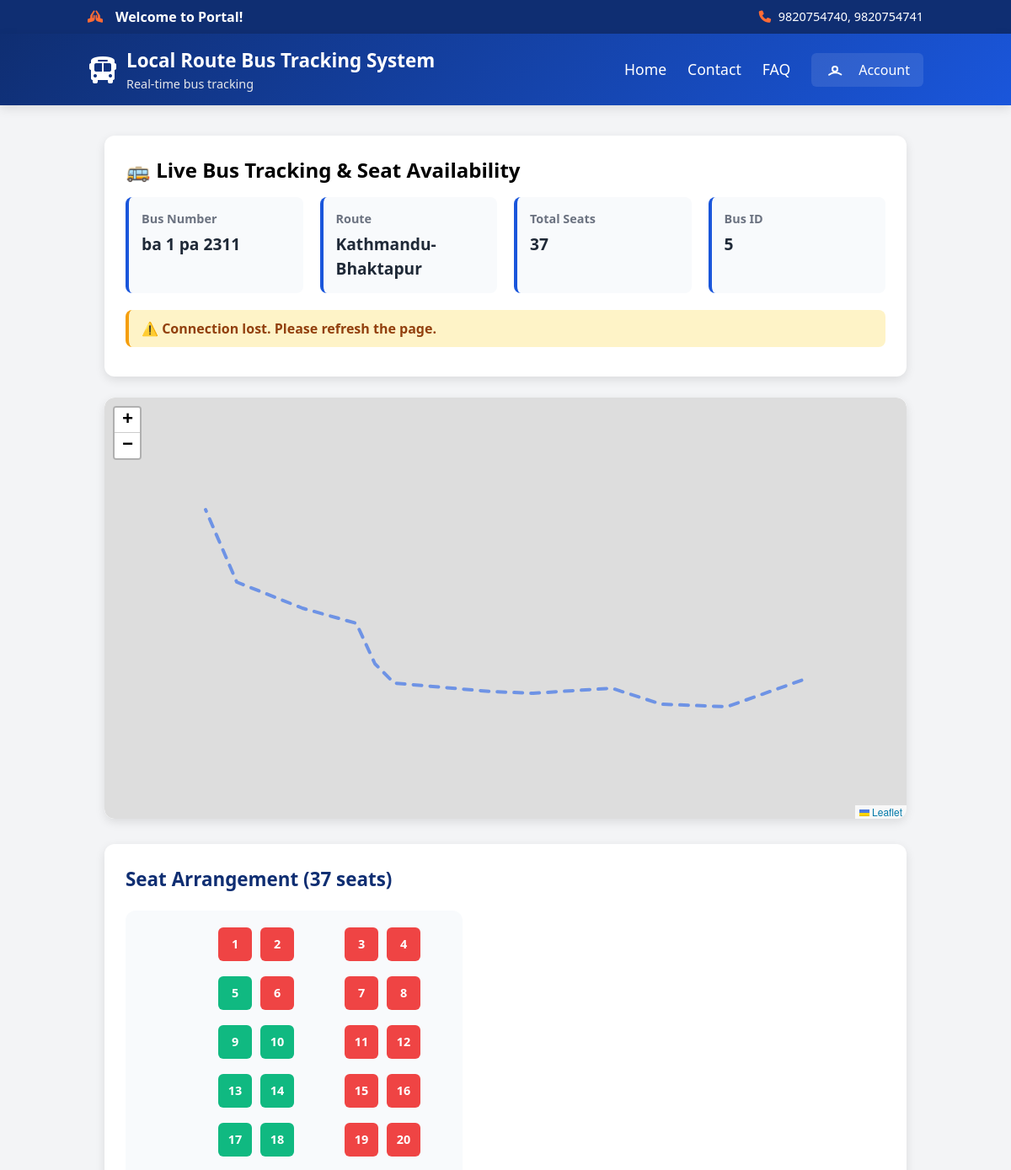
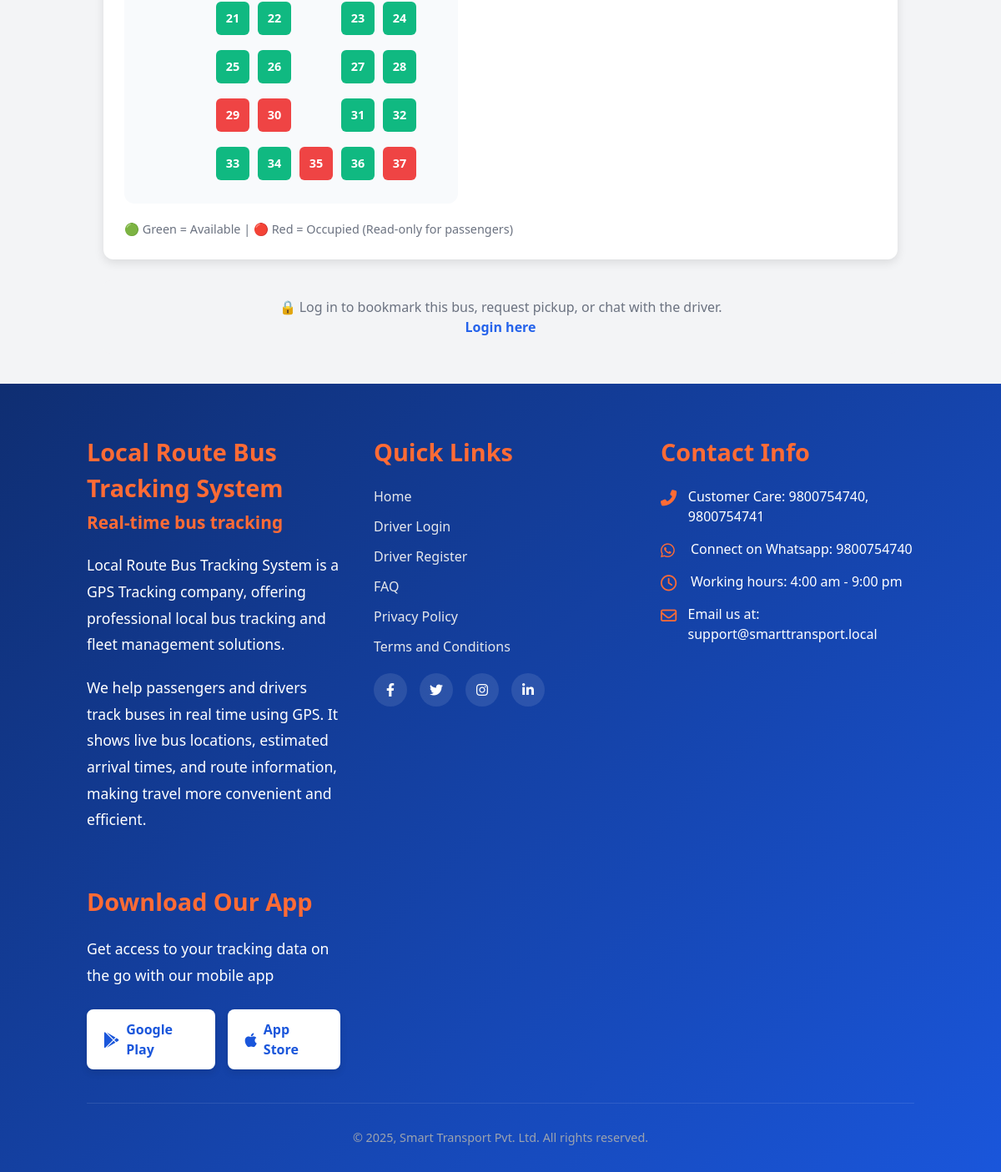
Page /track/5/ on the committed database (2 pictures, top to bottom).
### core/models.py (models this page shows, shortened)
class Bus(models.Model):
    number_plate = models.CharField(max_length=50)
    total_seats = models.PositiveIntegerField(default=25)
    driver = models.ForeignKey(Driver, on_delete=models.CASCADE, related_name='buses')
    route = models.ForeignKey('BusRoute', on_delete=models.PROTECT, related_name='buses')
    current_lat = models.FloatField(null=True, blank=True)
    current_lng = models.FloatField(null=True, blank=True)
    eta_seconds = models.IntegerField(null=True, blank=True)
    eta_smoothed_seconds = models.FloatField(null=True, blank=True)
    eta_passed_counter = models.IntegerField(default=0)
    eta_updated_at = models.DateTimeField(null=True, blank=True)
    nearest_stop_index = models.IntegerField(null=True, blank=True)

class BusRoute(models.Model):
    name = models.CharField(max_length=100, unique=True)
    stops = models.ManyToManyField('Stop', through='RouteStop', related_name='routes')
    is_active = models.BooleanField(default=False)
    polyline = models.TextField(null=True, blank=True)
    route_length_m = models.FloatField(null=True, blank=True)
    def get_stops_list(self):
        return [rs.stop for rs in self.routestop_set.order_by('order')]
    def get_route_coordinates(self):
        stops = self.get_stops_list()
        return [[stop.latitude, stop.longitude] for stop in stops]

class Seat(models.Model):
    bus = models.ForeignKey(Bus, on_delete=models.CASCADE, related_name='seats')
    seat_number = models.PositiveIntegerField()
    is_available = models.BooleanField(default=True)

### core/views.py (the view, shortened to what this page needs)
# urls.py: path('track/<int:bus_id>/', views.track_bus, name='track_bus'),
def track_bus(request, bus_id):
    from .models import Bus
    bus = Bus.objects.filter(id=bus_id).first()
    seats = list(bus.seats.order_by('seat_number').all()) if bus else []
    last_row_start = bus.total_seats - 5 if bus and bus.total_seats >= 5 else 0
    seat_grid_columns = []
    seats_per_row = 4
    col_map = [2, 3, 5, 6]
    for idx, seat in enumerate(seats):
        if idx < last_row_start:
            row = (idx // seats_per_row) + 1
            pos = idx % seats_per_row
            col = col_map[pos]
        else:
            row = (last_row_start // seats_per_row) + 1 if last_row_start > 0 else (idx // seats_per_row) + 1
            col = (idx - last_row_start) + 2
            if col < 2: col = 2
            if col > 6: col = 6
        seat_grid_columns.append((seat, row, col))
    is_bookmarked = False
    if request.user.is_authenticated:
        is_bookmarked = Bookmark.objects.filter(user=request.user, bus=bus).exists()
    chat_room = None
    if request.user.is_authenticated and bus and bus.driver and bus.driver.user:
        chat_room = f'user_{request.user.id}_driver_{bus.driver.user.id}'
    default_pickup = request.GET.get('pickup', '')
    eta = None
    pickup_coords = None
    return render(request, 'user/tracking.html', {
        'bus_id': bus_id,
        'bus': bus,
        'seats': seats,
        'last_row_start': last_row_start,
        'seat_grid_columns': seat_grid_columns,
        'is_bookmarked': is_bookmarked,
        'chat_room': chat_room,
        'default_pickup': default_pickup,
        'eta': eta,
        'pickup_coords': pickup_coords,
    })

### core/templates/user/tracking.html (shortened to what this page needs)
{% extends 'base.html' %}
{% load static %}
{% block extra_head %}
<link rel="stylesheet" href="https://unpkg.com/leaflet/dist/leaflet.css" />
{% endblock %}
{% block content %}
<div class="tracking-container">
    <div class="tracking-header">
        <h2 class="text-2xl font-bold mb-4">🚌 Live Bus Tracking & Seat Availability</h2>
        <div class="bus-info-grid">
            <div class="info-card">
                <div class="info-label">Bus Number</div>
                <div class="info-value">{{ bus.number_plate }}</div>
            </div>
            <div class="info-card">
                <div class="info-label">Route</div>
                <div class="info-value">{{ bus.route.name }}</div>
            </div>
            <div class="info-card">
                <div class="info-label">Total Seats</div>
                <div class="info-value">{{ bus.total_seats }}</div>
            </div>
            <div class="info-card">
                <div class="info-label">Bus ID</div>
                <div class="info-value">{{ bus_id }}</div>
            </div>
        </div>
        <div id="locationStatus" class="status-message" style="display: none;"></div>
    </div>
    <div class="map-section">
        <div class="map-container">
            <div id="map"></div>
        </div>
    </div>
    <div class="seat-section">
        <h3 class="section-title">Seat Arrangement ({{ bus.total_seats }} seats)</h3>
        <div class="seat-grid">
            {% for seat, row, col in seat_grid_columns %}
                <button class="seat-btn {% if seat.is_available %}seat-available{% else %}seat-occupied{% endif %}"
                    data-seat-id="{{ seat.id }}"
                    style="grid-column: {{ col }}; grid-row: {{ row }};"
                    disabled
                    title="Seat {{ seat.seat_number }} - {% if seat.is_available %}Available{% else %}Occupied{% endif %}">
                    {{ seat.seat_number }}
                </button>
            {% endfor %}
        </div>
        <div class="seat-info">
            🟢 Green = Available | 🔴 Red = Occupied (Read-only for passengers)
        </div>
    </div>
    {% if user.is_authenticated %}
        <div class="actions-section">
            <h3 class="section-title">Actions</h3>
            <div class="action-buttons">
                <button id="bookmarkBtn" class="action-btn {% if is_bookmarked %}bookmark-remove{% else %}bookmark-btn{% endif %}">
                    {% if is_bookmarked %}
                        ❌ Remove Bookmark
                    {% else %}
                        ⭐ Bookmark This Bus
                    {% endif %}
                </button>
            </div>
            <div class="pickup-section">
                <h4 class="pickup-title">📍 Request Pickup</h4>
                <div class="form-group">
                    <label class="form-label">Pickup Location *</label>
                    <textarea id="pickupStop" class="form-textarea" rows="2" placeholder="Enter your pickup location">{{ default_pickup }}</textarea>
                </div>
                <div class="form-group">
                    <label class="form-label">Optional Message</label>
                    <input id="pickupMsg" class="form-input" placeholder="Add any special instructions" />
                </div>
                <button id="sendPickup" class="send-btn">
                    📤 Send Pickup Request
                </button>
            </div>
        </div>
        <div class="chat-section">
            <div class="chat-container">
                <h3 class="section-title">💬 Chat with Driver</h3>
                <div id="chatLog" class="chat-log">
                    <div class="text-gray-500 text-center py-8">
                        <p>No messages yet. Start a conversation with the driver!</p>
                    </div>
                </div>
                <div class="chat-input-group">
                    <input id="chatInput" class="chat-input" placeholder="Type your message..." />
                    <button id="sendChat" class="chat-btn">Send</button>
                    <button id="clearChat" class="clear-chat-btn">Clear</button>
                </div>
            </div>
        </div>
    {% else %}
        <div class="login-prompt">
            <p>🔒 Log in to bookmark this bus, request pickup, or chat with the driver.</p>
            <a href="{% url 'user_login' %}" class="text-blue-600 hover:underline font-semibold">Login here</a>
        </div>
    {% endif %}
</div>
{% endblock %}

### core/templates/base.html (shortened to what this page needs)
<!DOCTYPE html>
<html lang="en">
<head>
    <script src="https://cdn.tailwindcss.com"></script>
    <link rel="stylesheet" href="https://cdnjs.cloudflare.com/ajax/libs/font-awesome/6.4.0/css/all.min.css">
    {% block extra_head %}{% endblock %}
</head>
<body class="bg-gray-100 flex flex-col min-h-screen">
    <div class="upper-header">
        <div class="container mx-auto px-4">
            <div class="upper-header-content">
                <div class="welcome-message">
                   <i class="fa-solid fa-hands-praying"></i>
                   <div class="welcome-text"><p>Welcome to Portal!</p></div>
                </div>
                <div>
                    <p><i class="fa solid fa-phone"></i> 9820754740, 9820754741</p>
                </div>
            </div>
        </div>
    </div>
    <header>
        <div class="container mx-auto px-4">
            <div class="header-content" style="display: flex; justify-content: space-between; align-items: center; gap: 20px;">
                <div class="logo">
                    <i class="fa-solid fa-bus fa-2x"></i>
                    <div class="logo-text">Local Route Bus Tracking System<span style="display: block; font-size: 0.9rem; font-weight: 400; color: #e5e7eb;">Real-time bus tracking</span></div>
                </div>
                  <div style="display: flex; align-items: center; gap: 25px;">
                <nav>
                     <ul style="display: flex; gap: 25px; align-items: center; margin: 0; padding: 0;">
                        <li><a href="{% url 'homepage' %}">Home</a></li>
                        <li><a>Contact</a></li>
                        <li><a>FAQ</a></li>
                    </ul>
                </nav>
                <div class="user-menu-container">
                    <button id="userMenuBtn" class="flex items-center space-x-2">
                        <svg xmlns="http://www.w3.org/2000/svg" class="h-6 w-6" fill="none" viewBox="0 0 24 24" stroke="currentColor">
                          <path stroke-linecap="round" stroke-linejoin="round" stroke-width="2" d="M5.121 17.804A13.937 13.937 0 0112 15c2.761 0 5.303.9 7.379 2.439M15 11a3 3 0 11-6 0 3 3 0 016 0z" />
                        </svg>
                        <span class="hidden sm:inline">Account</span>
                    </button>
                </div>
            </div>
            </div>
        </div>
    </header>
    <main class="flex-grow p-4 container mx-auto">
        {% block content %}{% endblock %}
    </main>
    <footer>
        <div class="container mx-auto px-4">
            <div class="footer-content">
                <div class="footer-column">
                    <h3>Local Route Bus Tracking System<span class="Slogan">Real-time bus tracking</span></h3>
                    <p>Local Route Bus Tracking System is a GPS Tracking company, offering professional local bus tracking and fleet management solutions.</p>
                    <p>We help passengers and drivers track buses in real time using GPS. It shows live bus locations, estimated arrival times, and route information, making travel more convenient and efficient.</p>
                </div>
                <div class="footer-column">
                    <h3>Quick Links</h3>
                    <ul class="footer-links">
                        <li><a href="{% url 'homepage' %}">Home</a></li>
                        <li><a href="{% url 'driver_login' %}">Driver Login</a></li>
                        <li><a href="{% url 'driver_register' %}">Driver Register</a></li>
                        <li><a href="#">FAQ</a></li>
                        <li><a href="#">Privacy Policy</a></li>
                        <li><a href="#">Terms and Conditions</a></li>
                    </ul>
                    <div class="social-icons">
                        <a href="#"><i class="fab fa-facebook-f"></i></a>
                        <a href="#"><i class="fab fa-twitter"></i></a>
                        <a href="#"><i class="fab fa-instagram"></i></a>
                        <a href="#"><i class="fab fa-linkedin-in"></i></a>
                    </div>
                </div>
                <div class="footer-column">
                    <h3>Contact Info</h3>
                    <ul class="contact-info">
                        <li>
                            <i class="fas fa-phone-alt"></i>
                            <span>Customer Care: 9800754740, 9800754741</span>
                        </li>
                        <li>
                            <i class="fab fa-whatsapp"></i>
                            <span>Connect on Whatsapp: 9800754740</span>
                        </li>
                        <li>
                            <i class="far fa-clock"></i>
                            <span>Working hours: 4:00 am - 9:00 pm</span>
                        </li>
                        <li>
                            <i class="far fa-envelope"></i>
                            <span>Email us at: support@smarttransport.local</span>
                        </li>
                    </ul>
                </div>
                <div class="footer-column">
                    <h3>Download Our App</h3>
                    <p>Get access to your tracking data on the go with our mobile app</p>
                    <div class="app-badges">
                        <a href="#" class="app-badge"><i class="fab fa-google-play"></i> Google Play</a>
                        <a href="#" class="app-badge"><i class="fab fa-apple"></i> App Store</a>
                    </div>
                </div>
            </div>
            <div class="copyright">
                <p>&copy; 2025, Smart Transport Pvt. Ltd. All rights reserved.</p>
            </div>
        </div>
    </footer>
</body>
</html>

### core/templates/user/tracking.html (style rules this page uses)
.tracking-container { max-width: 1400px; margin: 0 auto; padding: 20px; }
.tracking-header { background: white; padding: 25px; border-radius: 12px; box-shadow: 0 4px 12px rgba(0, 0, 0, 0.1); margin-bottom: 25px; }
.bus-info-grid { display: grid; grid-template-columns: repeat(auto-fit, minmax(200px, 1fr)); gap: 20px; margin-bottom: 20px; }
.info-card { background: #f8fafc; padding: 15px; border-radius: 8px; border-left: 4px solid var(--primary); }
.info-label { font-size: 0.9rem; color: #6b7280; font-weight: 600; margin-bottom: 5px; }
.info-value { font-size: 1.2rem; font-weight: 700; color: var(--dark); }
.map-section { margin-bottom: 30px; }
.map-container { background: white; border-radius: 12px; box-shadow: 0 4px 12px rgba(0, 0, 0, 0.1); overflow: hidden; position: relative; }
#map { width: 100%; height: 500px; min-height: 400px; border-radius: 12px; }
.status-message { padding: 10px 15px; border-radius: 8px; margin: 10px 0; font-weight: 600; }
.status-warning { background: #fef3c7; color: #92400e; border-left: 4px solid #f59e0b; }
.seat-section { background: white; padding: 25px; border-radius: 12px; box-shadow: 0 4px 12px rgba(0, 0, 0, 0.1); margin-bottom: 25px; }
.section-title { font-size: 1.4rem; font-weight: 700; color: var(--secondary); margin-bottom: 20px; }
.seat-grid { display: grid; gap: 10px; grid-template-columns: 80px 40px 40px 40px 40px 40px; grid-auto-rows: 48px; max-width: 400px; margin: 20px 0; padding: 20px; background: #f8fafc; border-radius: 12px; }
.seat-btn { width: 40px; height: 40px; border: none; border-radius: 6px; color: white; font-weight: 600; cursor: default; display: flex; align-items: center; justify-content: center; transition: all 0.3s ease; font-size: 0.9rem; }
.seat-available { background-color: #10b981; }
.seat-occupied { background-color: #ef4444; }
.seat-info { color: #6b7280; font-size: 0.9rem; margin-top: 10px; }
.login-prompt { background: #f3f4f6; padding: 20px; border-radius: 8px; text-align: center; color: #6b7280; }

### rows in the picture
Bus: number_plate "ba 1 pa 2311", route.name "Kathmandu-Bhaktapur", total_seats "37"
Seat: seat_number "1"
Seat: seat_number "2"
Seat: seat_number "3"
Seat: seat_number "4"
Seat: seat_number "5"
Seat: seat_number "6"
Seat: seat_number "7"
Seat: seat_number "8"
Seat: seat_number "9"
Seat: seat_number "10"
Seat: seat_number "11"
Seat: seat_number "12"
Seat: seat_number "13"
Seat: seat_number "14"
Seat: seat_number "15"
Seat: seat_number "16"
Seat: seat_number "17"
Seat: seat_number "18"
Seat: seat_number "19"
Seat: seat_number "20"
Seat: seat_number "21"
Seat: seat_number "22"
Seat: seat_number "23"
Seat: seat_number "24"
Seat: seat_number "25"
Seat: seat_number "26"
Seat: seat_number "27"
Seat: seat_number "28"
Seat: seat_number "29"
Seat: seat_number "30"
Seat: seat_number "31"
Seat: seat_number "32"
Seat: seat_number "33"
Seat: seat_number "34"
Seat: seat_number "35"
Seat: seat_number "36"
Seat: seat_number "37"

### other values in the picture
{{ bus_id }} "5"
